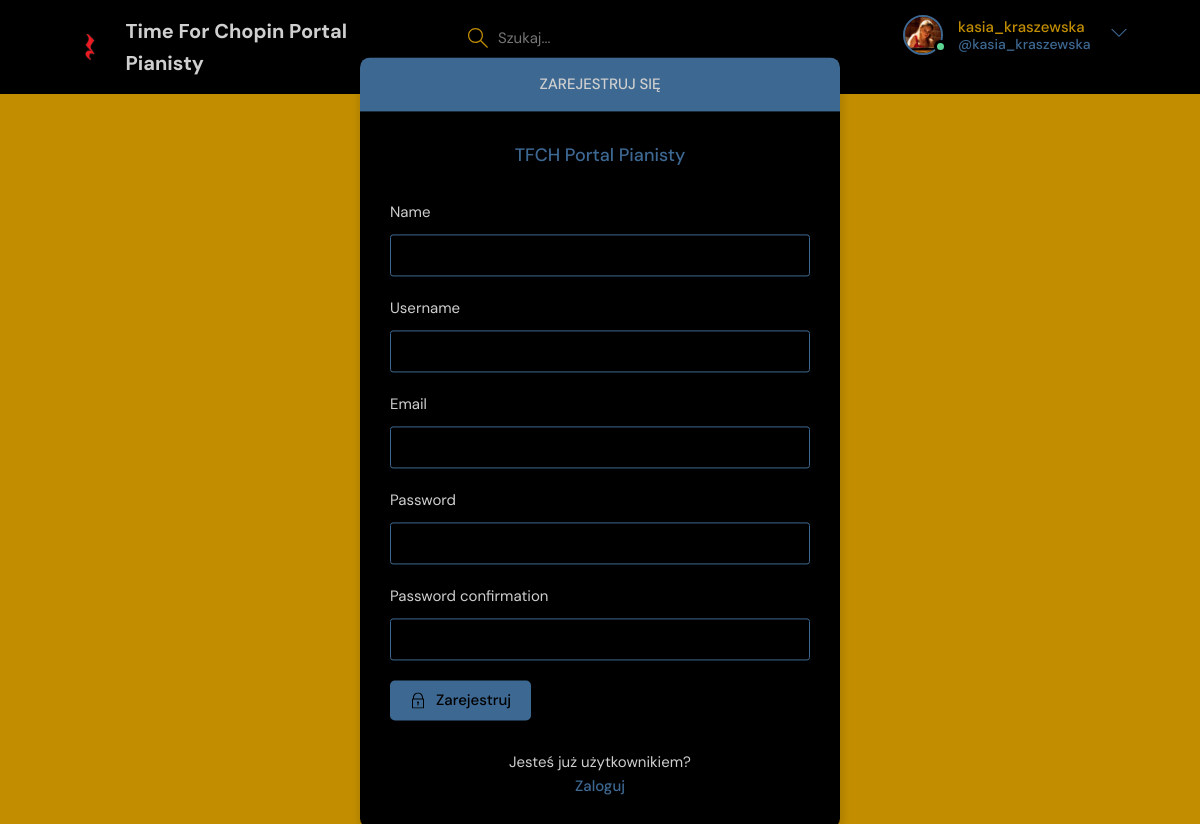
The page /register/ (signed in) on the database its author committed.
### base/models.py (models this page shows)
class User(AbstractUser):
    name = models.CharField(max_length=200, null=True)
    email = models.EmailField(unique=True, null=True)
    bio = models.TextField(null=True)
    avatar = models.ImageField(null=True, default='avatar.svg')
    USERNAME_FIELD = 'email'
    REQUIRED_FIELDS = []

### base/views.py (the view, shortened to what this page needs)
# urls.py: path('register/',views.register_user,name='register'),
def register_user(request):
    form = MyUserCreationForm()
    return render(request, 'base/login_form.html',{'form':form})

### base/forms.py
class MyUserCreationForm(UserCreationForm):
    class Meta:
        model = User
        fields = ['name','username','email','password1','password2']

### base/templates/base/login_form.html (shortened to what this page needs)
<!DOCTYPE html>
{% extends 'main_template.html' %}
{% block content %}
    <main class="auth layout">
      {% if page == 'login' %}
      <div class="container">
        <div class="layout__box">
          <div class="layout__boxHeader">
            <div class="layout__boxTitle">
              <h3>Zaloguj</h3>
            </div>
          </div>
          <div class="layout__body">
            <h2 class="auth__tagline">TFCH Portal Pianisty</h2>
            <form class="form" action="" method="post">
              {% csrf_token %}
              <div class="form__group form__group">
                <label for="room_name">E mail</label>
                <input id="e_mail" name="email" type="text" placeholder="na przykład   jankowalski@gmail.com" />
              </div>
              <div class="form__group">
                <label for="password">Hasło</label>
                <input
                  id="password"
                  name="password"
                  type="password"
                  placeholder="&bull;&bull;&bull;&bull;&bull;&bull;&bull;&bull;"
                />
              </div>
              <button class="btn btn--main" type="submit">
                <svg
                  version="1.1"
                  xmlns="http://www.w3.org/2000/svg"
                  width="32"
                  height="32"
                  viewbox="0 0 32 32"
                >
                  <title>lock</title>
                  <path
                    d="M27 12h-1v-2c0-5.514-4.486-10-10-10s-10 4.486-10 10v2h-1c-0.553 0-1 0.447-1 1v18c0 0.553 0.447 1 1 1h22c0.553 0 1-0.447 1-1v-18c0-0.553-0.447-1-1-1zM8 10c0-4.411 3.589-8 8-8s8 3.589 8 8v2h-16v-2zM26 30h-20v-16h20v16z"
                  ></path>
                  <path
                    d="M15 21.694v4.306h2v-4.306c0.587-0.348 1-0.961 1-1.694 0-1.105-0.895-2-2-2s-2 0.895-2 2c0 0.732 0.413 1.345 1 1.694z"
                  ></path>
                </svg>
                Zaloguj
              </button>
            </form>
            <div class="auth__action">
              <p>Nie jesteś użytkownikiem?</p>
              <a href="{% url 'register' %}" class="btn btn--link">Zarejestruj się</a>
            </div>
          </div>
        </div>
      </div>
      {% else %}
      <div class="container">
        <div class="layout__box">
          <div class="layout__boxHeader">
            <div class="layout__boxTitle">
              <h3>Zarejestruj się</h3>
            </div>
          </div>
          <div class="layout__body">
            <h2 class="auth__tagline">TFCH Portal Pianisty</h2>
            <form class="form" action="" method="post">
              {% for field in form %}
                <div class="form__group form__group">
                  <label for="room_name">{{field.label}}</label>
                  {{field}}
                </div>
              {% endfor %}
              <button class="btn btn--main" type="submit">
                Zarejestruj
              </button>
            </form>
            <div class="auth__action">
              <p>Jesteś już użytkownikiem?</p>
              <a href="{% url 'login' %}" class="btn btn--link">Zaloguj</a>
            </div>
          </div>
        </div>
      </div>
      {% endif %}
    </main>
{% endblock content %}

### templates/navigation_bar.html (shortened to what this page needs)
<!DOCTYPE html>
{% load static %}
<header class="header header--loggedIn">
   <div class="container">
     <a href="{% url 'home page' %}" class="header__logo">
       <img src="{% static 'images/tfch_logo.png' %}"/>
       <h1>Time For Chopin Portal Pianisty</h1>
     </a>
     <form class="header__search" method="get" action="{% url 'home page' %}">
       <label>
         <input name="q" placeholder="Szukaj..." />
       </label>
     </form>
     <nav class="header__menu">
      {% if request.user.is_authenticated %}
       <div class="header__user">
         <a href="{% url 'user profile' user.id %}">
           <div class="avatar avatar--medium active">
             <img src="{{request.user.avatar.url}}" />
           </div>
           <p>{{request.user.username}} <span>@{{request.user.username}}</span></p>
         </a>
         <button class="dropdown-button">
           <svg version="1.1" xmlns="http://www.w3.org/2000/svg" width="32" height="32" viewbox="0 0 32 32">
             <title>chevron-down</title>
             <path d="M16 21l-13-13h-3l16 16 16-16h-3l-13 13z"></path>
           </svg>
         </button>
       </div>
       {% else %}
        <a href="{% url 'login' %}">
         <img src="{% static 'images/avatar.svg' %}" />
         <p>Logowanie</p>
       </a>
       {% endif %}
     </nav>
   </div>
</header>

### rows shown on the page
User: user.avatar (picture), user.username "kasia_kraszewska"

### other values the page prints
{{ field.label }} "Name" "Username" "Email" "Password" "Password confirmation"
